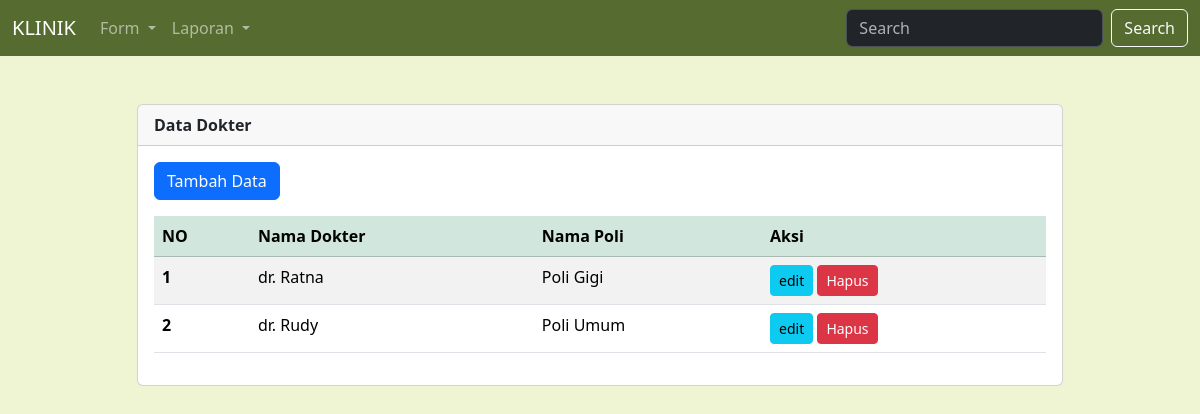
Screenshot of /dokter/index.php with the database file from the repository.
### tables this page shows
CREATE TABLE `dokter` (
  `Dokter_ID` int(11) NOT NULL,
  `Nama_Dokter` varchar(100) NOT NULL,
  `Poli_ID` int(11) NOT NULL
);

CREATE TABLE `poli` (
  `Poli_ID` int(11) NOT NULL,
  `Nama_Poli` varchar(50) NOT NULL
);

### dokter/index.php (the view, shortened to what this page needs)
<!DOCTYPE html>
<html lang="en">
<head>
    <link href="https://cdn.jsdelivr.net/npm/bootstrap@5.3.8/dist/css/bootstrap.min.css" rel="stylesheet"
>
</head>
<body style="background-color: #EFF5D2;">
    <?php
    include('../navbar.php');
    ?>
    <div class="container">
        <div class="row">
            <div class="col-10 m-auto mt-5">
                <div class="card">
                    <div class="card-header">
                        <b>Data Dokter</b>
                    </div>
                    <div class="card-body">
                        <a href="form.php" class="btn btn-primary">Tambah Data</a>
                        <table class="table mt-3 table-striped ">
                            <thead>
                                <tr class="table-success">
                                    <th scope="col">NO</th>
                                    <th scope="col">Nama Dokter</th>
                                    <th scope="col">Nama Poli</th>
                                    <th scope="col">Aksi</th>
                                </tr>
                            </thead>
                            <tbody>
                                <?php
                                include('../koneksi.php');
                                $qry = "SELECT * FROM dokter INNER JOIN poli ON dokter.Poli_ID = poli.Poli_ID ORDER BY dokter.Dokter_ID ASC";
                                $result = mysqli_query($koneksi, $qry);
                                $nomor = 1;
                                foreach ($result as $row) {
                                        ?>
                                    <tr>
                                        <th scope="row"><?= $nomor++ ?></th>
                                        <td><?= $row['Nama_Dokter'] ?></td>
                                        <td><?= $row['Nama_Poli'] ?></td>
                                        <td>
                                            <a href="edit.php?id=<?=$row['Dokter_ID'] ?>" class="btn btn-info btn-sm">edit</a>
                                            <button type="button" class="btn btn-danger btn-sm" data-bs-toggle="modal"
                                                data-bs-target="#exampleModal<?=$row['Dokter_ID'] ?>">
                                                Hapus
                                            </button>
                                        </td>
                                    </tr>
                                    <?php
                                }
                                ?>
                            </tbody>
                        </table>
                    </div>
                </div>
            </div>
        </div>
    </div>
</body>
</html>

### rows the page displays
dokter: Nama_Dokter "dr. Ratna", Poli_ID.Nama_Poli "Poli Gigi"
dokter: Nama_Dokter "dr. Rudy", Poli_ID.Nama_Poli "Poli Umum"
